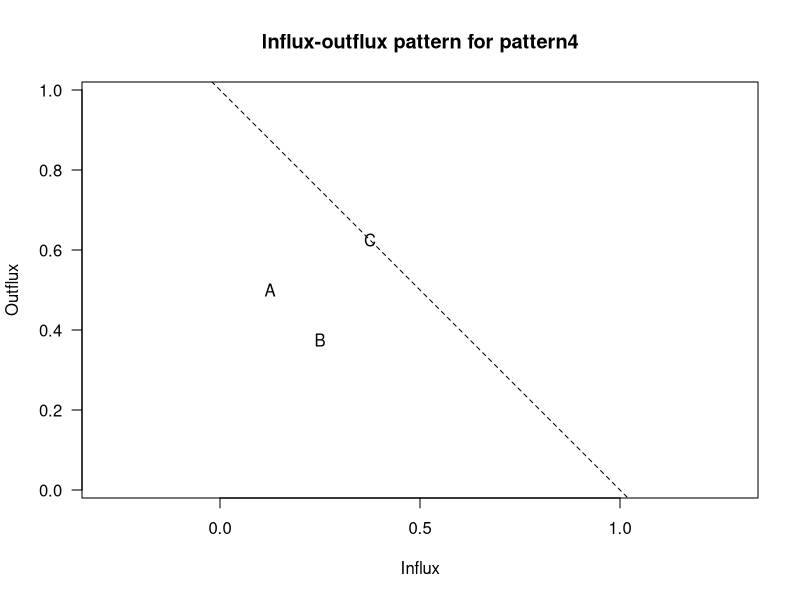

Generate this figure with R:


require(mice)

#
## 4.1 Missing Data Pattern ====

# 1. Univariate

# 2. Monotone

# 3. Connected

# 4. General

# 4.1.2 Summary Statistics ----

# we can check missing data pattern from this dummy dataset
md.pattern(pattern4, plot = FALSE)

# this is only useful if you have small sample size


# check the pattern of paired missing data from a monotone missing data in the pattern4 dataset
p = md.pairs(pattern4) # rr = both observer, # rm = 1st observed + 2nd missing, so on and so forth
p


# We can calculate the proportion of usable case for use to impute the a column given the availability of the rest of the column (all combinations)
p$mr/(p$mr + p$mm)

# 1st row = I_AA
# I_AB = 0, this means B is not relevant for imputing A because there are no observed cases in B where A is missing.
# I_AC = 1, this means C is always exist wherever A is missing and is a relevant predictor for imputation.


# 4.1.3 Influx and outflux ----

# The influx coefficient combines each pairs summary statistics and compute a single aggregate statistic.
# I_j = the number of variable pairs with Y_j missing and Y_k observed, divided by the total number of observed cells.

# 0 value means there are no variables in Y_k that can be used to impute Y_j.
# 1 is the other way around.


# The outflux coefficient:
# O_j is the number of variable pairs with Y_j observed and Y_k missing, divided by the total number of incomplete data cells.

# Outflux is an indicator of the potential usefulness of Y_j for imputing other variables.
# The higher the number, the better it is for imputing other variables.

# Let's calculate the flux coefficients
flux(pattern4)[, 1:3]

# the first column is the proportion of observed data.

# PLOT them
fluxplot(pattern4) # General missingness pattern

#
# 4.2 Issues in multivariate imputation ====

# predictors for imputation can contain missing values

# circular dependence can occur (correlation between predictor and target)

# varying types of predictor, difficult to model

# collinearity

# longitudinal data, ordering can matter

# non-linearity

# imputation can produce pregnant father


# 4.3 Monotone Data Imputation ====




